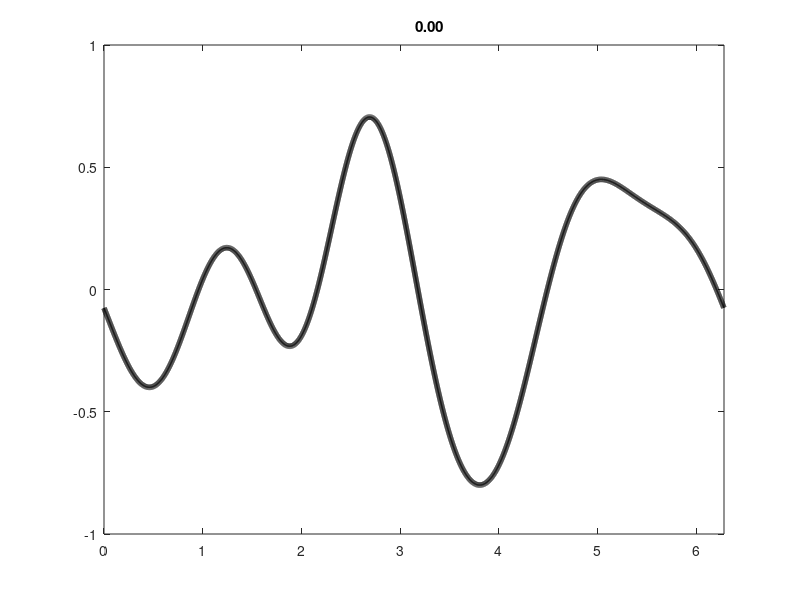
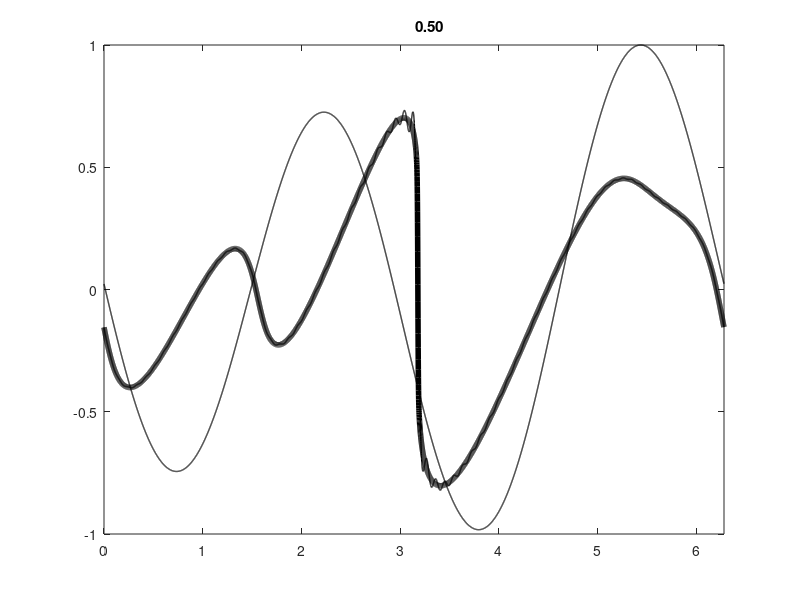
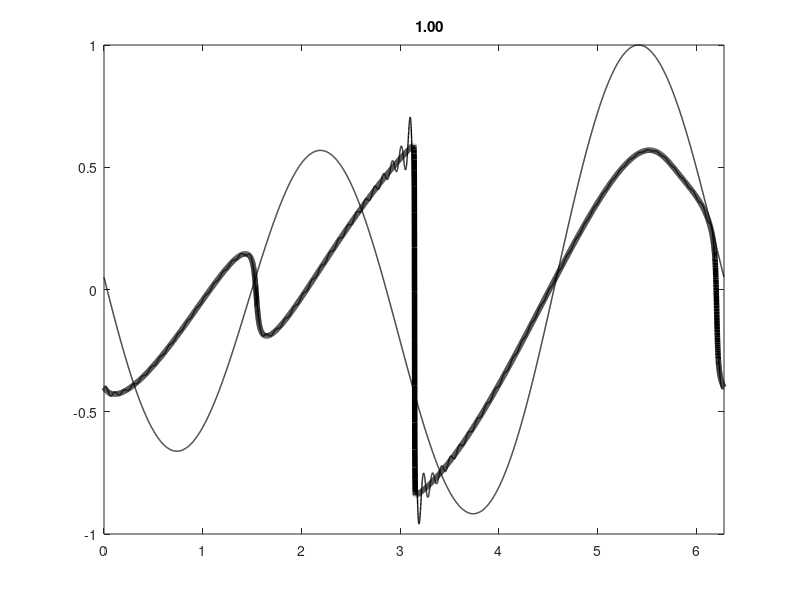
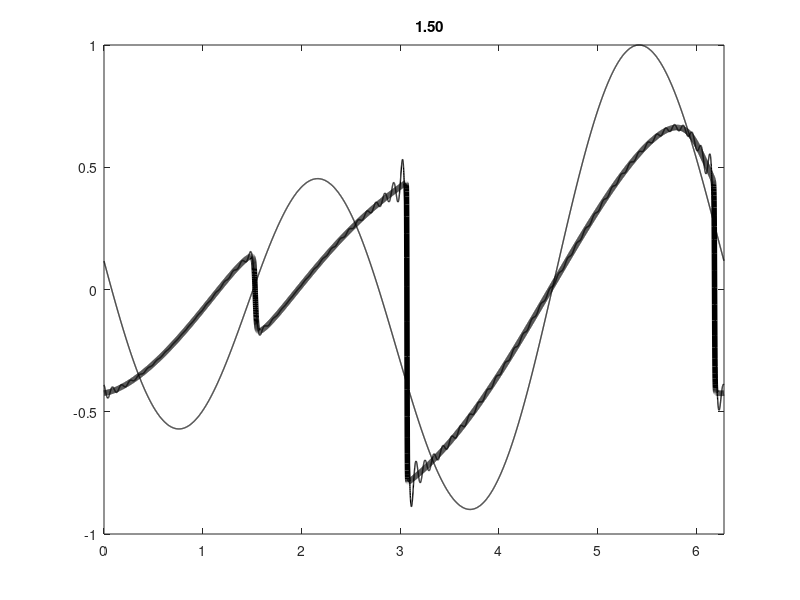

Write MATLAB code to recreate these figures, in order. (Note: a time limit stopped this script after it produced the figures.)
#!/bin/env octave

randn('state', 1);
n = 2^13;
L = 2 * pi;
h = L/n;
x = (0:n-1)*h;
dt  = 0.0001;
mu = 0.001;
k = [0:n/2-1 -n/2:-1];
k1 = 1i*k;
k2 = k1.^2;

U = k .^2 .* exp(-k.^2 / L);
a =  fft(randn(1, n));
uinit = ifft(U .* a);
uinit = 0.8 * uinit / max(abs(uinit));
u0 = uinit;
E0 = sumsq(u0) * h;
q = 0;
figure('visible', 'off');
for t = 0:dt:2000
    E = sumsq(u0) * h;
    force = fft(u0);
    force(abs(k) >= 3) = 0;
    force .*= (E0 - E) / dt;
    rhs = @(u) (-k1.*fft(u0.^2)/2 + mu*k2.*fft(u0) + force);
    u1hat = fft(u0) + 0.5*dt*rhs(u0);
    u1 = ifft(u1hat);
    u2hat = fft(u0) + dt*rhs(u1);
    u0 = ifft(u2hat);
    if mod(q, 5000) == 0
      uf = u2hat;
      uf(abs(k) >= 70) = 0;
      uf = ifft(uf);
      force = ifft(force);
      force /= max(abs(force));
      plot(x, u0, 'color', 'black', 'linewidth', 4,
	   x, uf, 'color', 'black', 'linewidth', 1,
           x, force, 'color', 'black', 'linewidth', 1)
      axis([0,2*pi,-1, 1])
      title(sprintf('%12.2f', t))
      saveas(gcf(), sprintf('u.%09d.png', q))
      printf('%.16e\n', E);
    end
    q += 1;
end
